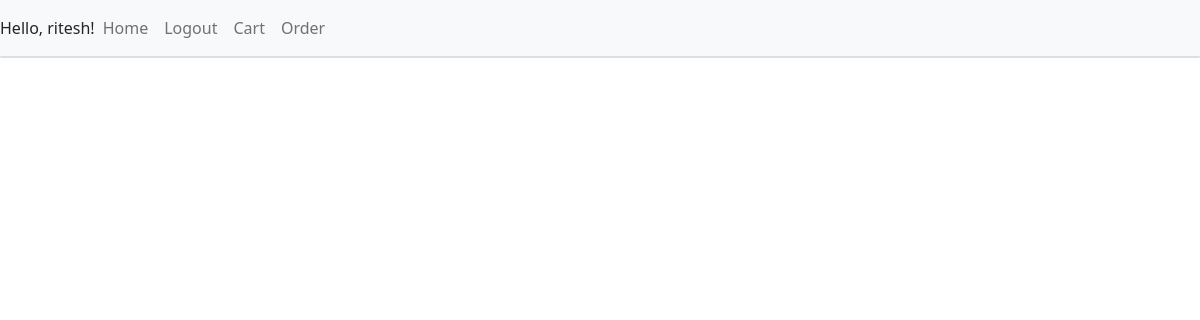
Before: /order (signed in) with the older database file.
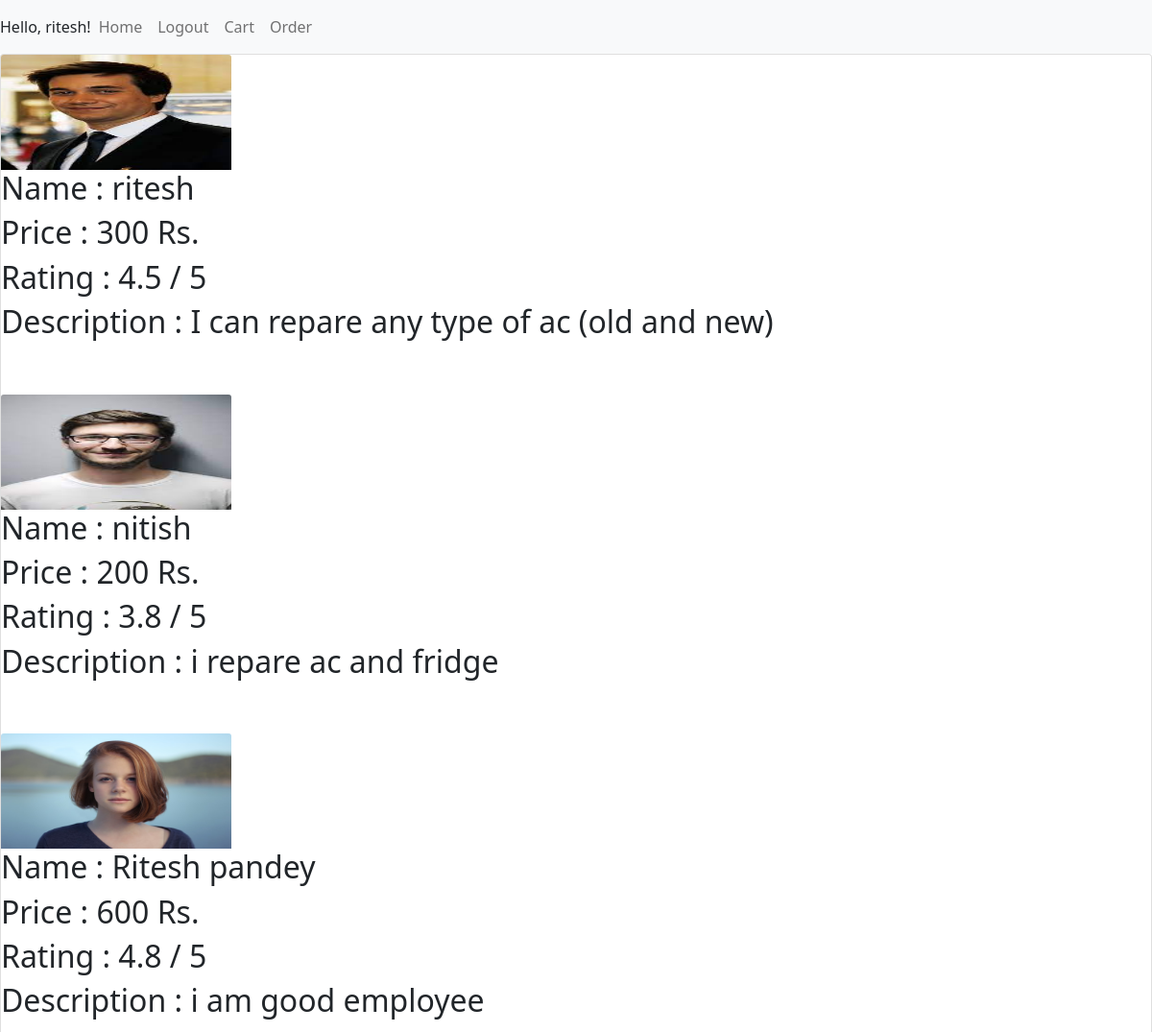
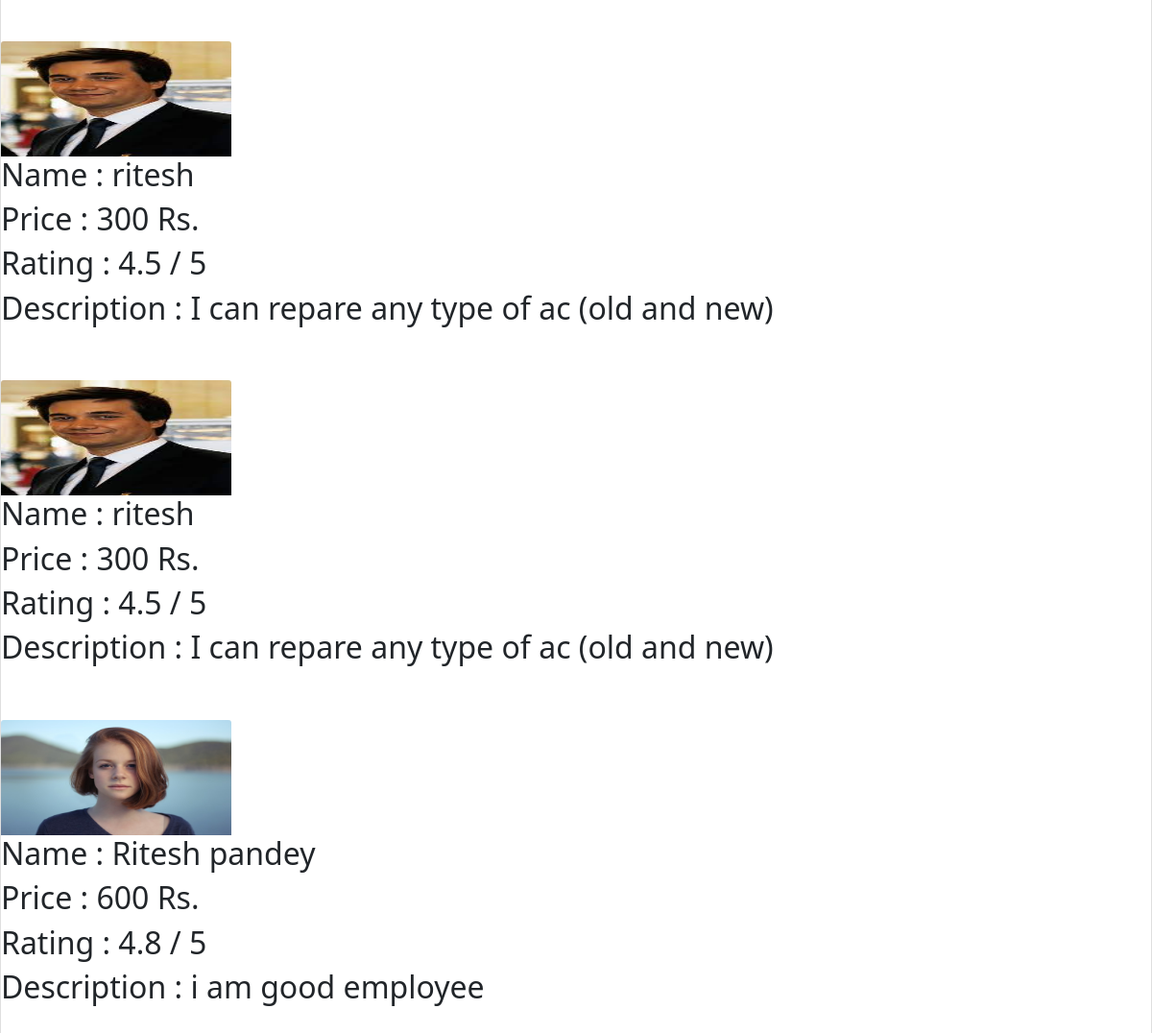
After: the same page with the newer database file (2 pictures, top to bottom).
### user/models.py (models this page shows, shortened)
class Employee(models.Model):
    service = models.CharField(max_length=100 )
    name = models.CharField(max_length=100 )
    category = models.CharField(max_length=100 , default=None)
    cost = models.IntegerField(default = 0)
    rating = models.FloatField(default = 4.2)
    description = models.TextField(default = None)
    image = models.FileField(upload_to = path_and_rename('user/static/user/image'))

### user/views.py (the view)
# urls.py: path('order' , views.order , name = 'order'),
@login_required(login_url='/login')
def order(req , order_pk = None):
    user_obj = req.user
    emplist = []
    if not order_pk is None:
        choose_obj = Choose.objects.filter(pk = order_pk ).first()
        choose_obj.cart = False
        choose_obj.save()
    choose_obj = Choose.objects.filter(user_id = user_obj.id , cart = False ).all()
    for emp in choose_obj:
        emplist.append(Employee.objects.filter(pk = emp.emp_id).first())
    return render(req , 'user/order.html' , {'employees' : emplist} )

### user/templates/user/order.html
{% extends 'user/base.html' %}
{% block content %}
{% load static %}
<div class="card">
        <div class="card-block" >
            <div class="row">
                {% for employee in employees %}
                    <div>
                    <img class="card-img-top" src = "{% static employee.image %}" style="width: 20%; height:10vw;" alt="Card image cap">
                    <div>
                    <h2> Name : {{employee.name}}</h2>
                    <h2> Price : {{employee.cost}} Rs.</h2>
                    <h2> Rating : {{employee.rating}} / 5</h2>
                    <h2> Description : {{employee.description}}</h2>
                    <br><br>
                {% endfor %}
            </div>
        </div>
</div>
{% endblock %}

### user/templates/user/base.html (shortened to what this page needs)
<html>
  <head>
    <link href="https://cdn.jsdelivr.net/npm/bootstrap@5.1.3/dist/css/bootstrap.min.css" rel="stylesheet">
  </head>
  <body>
    <nav class="navbar navbar-expand-lg navbar-light bg-light">
  Hello, {{ user.username|default:'Guest' }}!
  <div class="collapse navbar-collapse" id="navbarNav">
        <ul class="navbar-nav">
        <li class="nav-item active">
            <a class="nav-link" href="{% url 'user'%} ">Home </a>
        </li>
  {% if user.is_authenticated %}
        <li class="nav-item active">
            <a class="nav-link" href="{% url 'logout'%} ">Logout </a>
        </li>
        <li class="nav-item">
            <a class="nav-link" href="{% url 'cart'%}">Cart</a>
        </li>
        <li class="nav-item">
            <a class="nav-link" href="{% url 'order'%}">Order</a>
        </li>
        </ul>
    </div>
    {% endif %}
</nav>
    {% block content %}
    {% endblock %}
  </body>
</html>

Changed rows visible on the page:
now on this page (row edited): Employee: image (picture), name "ritesh", cost "300", rating "4.5", description "I can repare any type of ac (old and new)"
now on this page (row edited): Employee: image (picture), name "nitish", cost "200", rating "3.8", description "i repare ac and fridge"
now on this page (row edited): Employee: image (picture), name "Ritesh pandey", cost "600", rating "4.8", description "i am good employee"
